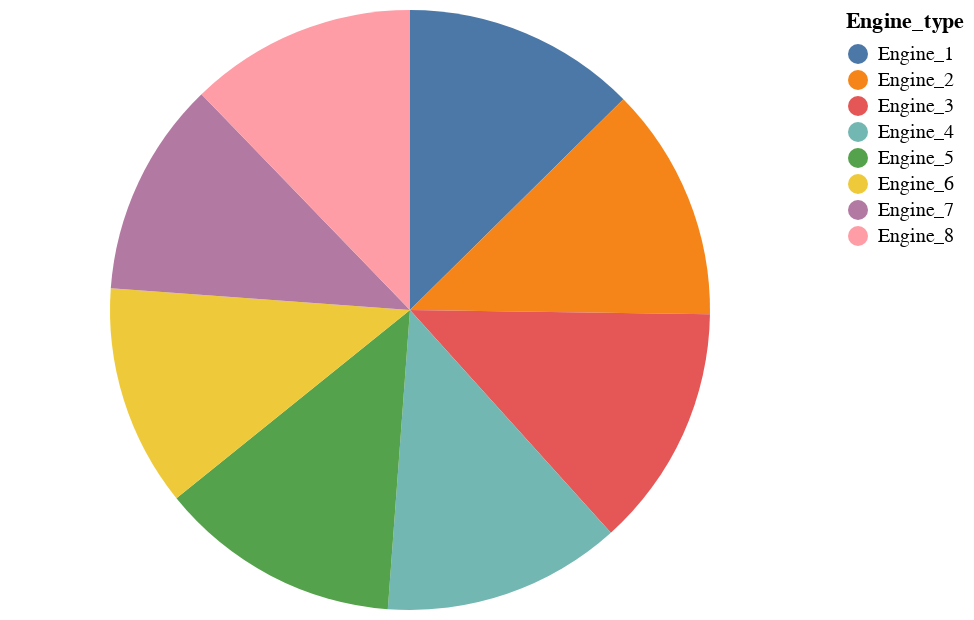

Source (notebook cell):
### Code cell
alt.Chart(source).mark_arc().encode(
    theta=alt.Theta(field="value", type="quantitative"),
    color=alt.Color(field="Engine_type", type="nominal"),
)

### Figure 1 — Vega-Lite specification as saved in the notebook (floating-point values rounded to 4 significant figures)
{"config": {"view": {"continuousWidth": 400, "continuousHeight": 300}}, "data": {"name": "data-4041c1c0b6ad03522fcadc793e7dccab"}, "mark": "arc", "encoding": {"color": {"field": "Engine_type", "type": "nominal"}, "theta": {"field": "value", "type": "quantitative"}}, "$schema": "https://vega.github.io/schema/vega-lite/v4.17.0.json", "datasets": {"data-4041c1c0b6ad03522fcadc793e7dccab": [{"Engine_type": "Engine_1", "value": 22.29}, {"Engine_type": "Engine_2", "value": 22.35}, {"Engine_type": "Engine_3", "value": 23.17}, {"Engine_type": "Engine_4", "value": 22.74}, {"Engine_type": "Engine_5", "value": 23.04}, {"Engine_type": "Engine_6", "value": 21.14}, {"Engine_type": "Engine_7", "value": 20.56}, {"Engine_type": "Engine_8", "value": 21.64}]}}
